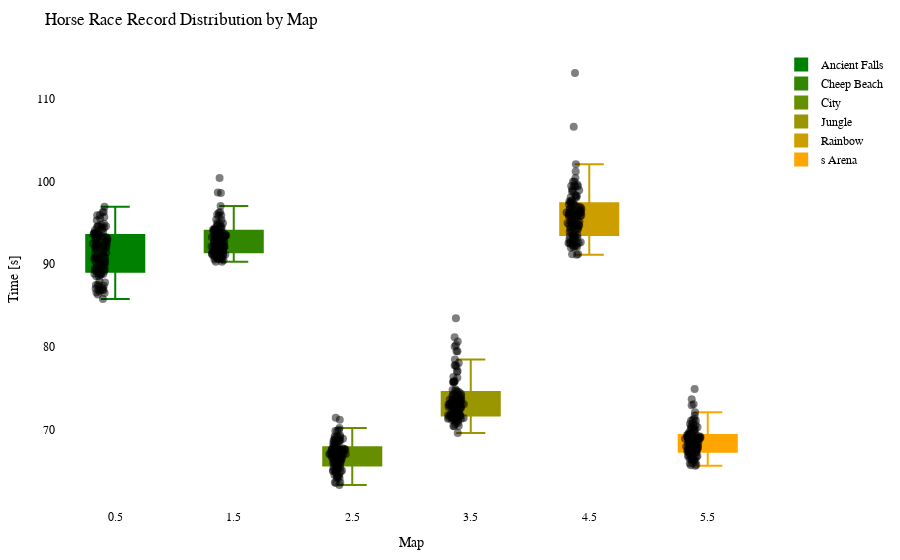

Notebook source saved alongside this figure:
### Code cell
import plotly.graph_objects as go
import plotly.io as pio

df = getRecordsDataframe(minigame="Pferderennen")

# Calculate the offset for centering the data points
num_columns = len(df.columns)
offset = 0.5

# Create a Swarm plot using Plotly
fig = go.Figure()

cmap = LinearSegmentedColormap.from_list("green_orange", ["green", "orange"])
colors = [to_hex(cmap(i / (num_columns - 1))) for i in range(num_columns)]

for i, (column, color) in enumerate(zip(df.columns, colors)):
    x_values = [i + offset] * len(df[column])  # Adjust x-values with offset for horizontal centering
    fig.add_trace(go.Box(x=x_values,
                         y=df[column],
                         name=column,
                         boxpoints='all',
                         pointpos=-0.5,  # Adjust point position to prevent overlapping
                         marker=dict(color='rgba(0,0,0,0.5)', size=8),  # Adjust marker color and size
                         line=dict(color=color),
                         fillcolor=color,
                         hovertext=df_to_html.index,
                         hoverinfo='name+text+y',
                         showlegend=True))

fig.update_layout(title="Horse Race Record Distribution by Map",
                  xaxis=dict(title="Map"),
                  yaxis=dict(title="Time [s]"),
                  showlegend=True,
                  font=dict(family="Arial", size=12, color="black"),  # Customize font
                  plot_bgcolor="white",  # Set background color
                  margin=dict(l=50, r=50, t=50, b=50),  # Adjust margins for better layout
                  )

pio.show(fig)

pio.write_html(fig, "out/pferd_swarm_plot.html")

### Figure 1 — Plotly figure (JSON) as saved in the notebook; plotly's stock layout.template omitted (floating-point values rounded to 4 significant figures)
{"data": [{"boxpoints": "all", "fillcolor": "#008000", "hoverinfo": "name+text+y", "hovertext": ["20LeRe10", "2wc", "agowskyy", "Allooy", "Anni808", "Axollotel", "bawskey", "BusinessBent", "ByNetherdude", "byTobi", "cediiiiii_10", "Chander24", "Chrisi20101", "CML_Justin", "crocodile1870", "cxl1lo", "DarkCobweb", "deadfiight", "DerBaumIstDerWeg", "Dokkkkko", "Ex4cted", "Falke23_5", "Feinberg", "ffawks", "Fflopse", "ForceFox", "Freeeedom", "frutigall", "GamemasterNiki", "GeneralEnte06", "Gerrygames", "Gobo9", "GrafikKatze", "Grapfen", "Gummibearchen", "H1ghsay", "h4nnes", "Harold_Sensemann", "HeIsJustAPoorBoy", "HerrDante", "Jan2220", "JennieKim", "jimmi1410", "JOW23", "Joy_8oy", "juvona", "KakaMC", "Kanickelul", "Keenaai", "Kokochampi", "Kokochampo", "Kopfradio", "Krusti", "Kyuudo", "La_meleagro", "LeWi_100", "Lingex", "lizsyy", "LordAlexos", "loukrativ", "Lubottus", "Luis_XYZ", "M0orey_0", "marbrueck", "Martomias", "Mincheeen", "miridis41", "MrNulfred", "Mvsk_", "myshq", "Nexilus", "Ninivee", "officialryzon", "Oronor", "PedroZockt", "Picutar", "PixlNight", "PolizeiDreamy", "Radattel", "Radiokopf", "Raefinzs", "ReichesBrot", "revolverz", "Ritokii", "Sackkerl", "SB387", "ScreamingBlatz", "Sebi1801", "Seemops_8", "Sey__", "Shiewk", "SiLoHB", "Snitcherella", "SpeckyCut", "StaudammAusHolz", "TheBreadHD", "TheFabo", "Tomiokey", "twitchparaskiill", "Txlentierter", "T_Niko_T", "Umgfoin", "WachtelWachtel", "WirdNichtGeladen", "Wissender", "xBaumeisterin", "xX_Dima_ggg_Xx6", "xX_Masha_ggg_Xx9", "yzvm", "_n3d", "_Waldi_"], "line": {"color": "#008000"}, "marker": {"color": "rgba(0,0,0,0.5)", "size": 8}, "name": "Ancient Falls", "pointpos": -0.5, "showlegend": true, "type": "box", "x": [0.5, 0.5, 0.5, 0.5, 0.5, 0.5, 0.5, 0.5, 0.5, 0.5, 0.5, 0.5, 0.5, 0.5, 0.5, 0.5, 0.5, 0.5, 0.5, 0.5, 0.5, 0.5, 0.5, 0.5, 0.5, 0.5, 0.5, 0.5, 0.5, 0.5, 0.5, 0.5, 0.5, 0.5, 0.5, 0.5, 0.5, 0.5, 0.5, 0.5, 0.5, 0.5, 0.5, 0.5, 0.5, 0.5, 0.5, 0.5, 0.5, 0.5, 0.5, 0.5, 0.5, 0.5, 0.5, 0.5, 0.5, 0.5, 0.5, 0.5, 0.5, 0.5, 0.5, 0.5, 0.5, 0.5, 0.5, 0.5, 0.5, 0.5, 0.5, 0.5, 0.5, 0.5, 0.5, 0.5, 0.5, 0.5, 0.5, 0.5, 0.5, 0.5, 0.5, 0.5, 0.5, 0.5, 0.5, 0.5, 0.5, 0.5, 0.5, 0.5, 0.5, 0.5, 0.5, 0.5, 0.5, 0.5, 0.5, 0.5, 0.5, 0.5, 0.5, 0.5, 0.5, 0.5, 0.5, 0.5, 0.5, 0.5, 0.5], "y": [null, 94.24, 94.13, 92.35, 91.55, 92.5, 88.84, 94.47, 94.6, 93.69, 86.89, 93.78, 88.84, 90.69, 89.21, 89.27, 92.11, 91.31, 90.75, 91.88, 87.98, 93.39, null, 86.34, 85.8, 95.9, 87.35, 88.8, 89.84, 87.16, 93.24, 86.57, 92.07, 90.09, 87.48, 90.82, 91.23, 94.41, 94.49, 88.84, 88.96, 93.79, 92.16, 92.16, 90.38, null, 91.01, null, 93.92, 95.7, 94.57, 93.29, 94.74, 89.34, 93.77, 88.55, 92.69, 86.52, 93.06, 96.92, 89.13, 88.55, 90.7, 92.65, 90.7, 89.76, null, 92.21, 96.29, 86.71, 91.4, 89.2, 91.3, 93.69, 87.41, 90.61, 89.83, 95.52, 93.5, 93.13, 91.06, 92.47, 94.9, 95.31, 92.24, 92.92, 92.49, null, 90.16, 87.5, 90.03, 94.57, 87.06, 95.94, 89.53, 91.97, 96.35, 90.56, 92.71, 90.39, 93.58, 86.91, 86.89, 92.89, 89.79, 88.72, 88.89, 92.0, 87.79, 86.97, 93.59]}, {"boxpoints": "all", "fillcolor": "#338700", "hoverinfo": "name+text+y", "hovertext": ["20LeRe10", "2wc", "agowskyy", "Allooy", "Anni808", "Axollotel", "bawskey", "BusinessBent", "ByNetherdude", "byTobi", "cediiiiii_10", "Chander24", "Chrisi20101", "CML_Justin", "crocodile1870", "cxl1lo", "DarkCobweb", "deadfiight", "DerBaumIstDerWeg", "Dokkkkko", "Ex4cted", "Falke23_5", "Feinberg", "ffawks", "Fflopse", "ForceFox", "Freeeedom", "frutigall", "GamemasterNiki", "GeneralEnte06", "Gerrygames", "Gobo9", "GrafikKatze", "Grapfen", "Gummibearchen", "H1ghsay", "h4nnes", "Harold_Sensemann", "HeIsJustAPoorBoy", "HerrDante", "Jan2220", "JennieKim", "jimmi1410", "JOW23", "Joy_8oy", "juvona", "KakaMC", "Kanickelul", "Keenaai", "Kokochampi", "Kokochampo", "Kopfradio", "Krusti", "Kyuudo", "La_meleagro", "LeWi_100", "Lingex", "lizsyy", "LordAlexos", "loukrativ", "Lubottus", "Luis_XYZ", "M0orey_0", "marbrueck", "Martomias", "Mincheeen", "miridis41", "MrNulfred", "Mvsk_", "myshq", "Nexilus", "Ninivee", "officialryzon", "Oronor", "PedroZockt", "Picutar", "PixlNight", "PolizeiDreamy", "Radattel", "Radiokopf", "Raefinzs", "ReichesBrot", "revolverz", "Ritokii", "Sackkerl", "SB387", "ScreamingBlatz", "Sebi1801", "Seemops_8", "Sey__", "Shiewk", "SiLoHB", "Snitcherella", "SpeckyCut", "StaudammAusHolz", "TheBreadHD", "TheFabo", "Tomiokey", "twitchparaskiill", "Txlentierter", "T_Niko_T", "Umgfoin", "WachtelWachtel", "WirdNichtGeladen", "Wissender", "xBaumeisterin", "xX_Dima_ggg_Xx6", "xX_Masha_ggg_Xx9", "yzvm", "_n3d", "_Waldi_"], "line": {"color": "#338700"}, "marker": {"color": "rgba(0,0,0,0.5)", "size": 8}, "name": "Cheep Beach", "pointpos": -0.5, "showlegend": true, "type": "box", "x": [1.5, 1.5, 1.5, 1.5, 1.5, 1.5, 1.5, 1.5, 1.5, 1.5, 1.5, 1.5, 1.5, 1.5, 1.5, 1.5, 1.5, 1.5, 1.5, 1.5, 1.5, 1.5, 1.5, 1.5, 1.5, 1.5, 1.5, 1.5, 1.5, 1.5, 1.5, 1.5, 1.5, 1.5, 1.5, 1.5, 1.5, 1.5, 1.5, 1.5, 1.5, 1.5, 1.5, 1.5, 1.5, 1.5, 1.5, 1.5, 1.5, 1.5, 1.5, 1.5, 1.5, 1.5, 1.5, 1.5, 1.5, 1.5, 1.5, 1.5, 1.5, 1.5, 1.5, 1.5, 1.5, 1.5, 1.5, 1.5, 1.5, 1.5, 1.5, 1.5, 1.5, 1.5, 1.5, 1.5, 1.5, 1.5, 1.5, 1.5, 1.5, 1.5, 1.5, 1.5, 1.5, 1.5, 1.5, 1.5, 1.5, 1.5, 1.5, 1.5, 1.5, 1.5, 1.5, 1.5, 1.5, 1.5, 1.5, 1.5, 1.5, 1.5, 1.5, 1.5, 1.5, 1.5, 1.5, 1.5, 1.5, 1.5, 1.5], "y": [null, 91.22, 92.15, 95.89, 93.21, 94.3, 91.66, 94.04, 94.93, 94.06, 90.31, 93.28, 91.45, 93.45, 91.36, 91.34, 92.25, 94.15, 92.96, 94.5, 91.43, 92.4, 96.01, 91.44, 90.28, 94.31, 90.59, 91.2, 92.78, 90.56, 91.96, 90.78, 92.24, 91.81, 90.85, 94.24, 91.63, 92.71, 94.62, 90.73, 92.14, 93.07, 93.28, 91.0, 92.57, null, 91.3, 98.66, 93.19, 95.84, 97.03, 96.26, 94.17, 91.51, 92.09, 91.17, 100.4, 90.82, 94.96, 96.22, 92.2, 91.71, 93.18, 92.9, 92.0, 92.83, 93.84, 92.81, 93.56, 90.67, 93.47, 91.99, null, 95.39, 91.11, 91.99, 92.12, 93.45, 94.51, 95.35, 93.46, 93.56, 98.61, 93.43, 93.78, 91.62, 94.01, 93.13, 91.31, 90.69, 91.24, null, 91.47, 93.28, 92.49, 93.94, 94.76, 92.67, 93.57, 94.17, 94.99, 91.09, 90.49, 92.26, 92.32, 91.04, 92.11, 94.51, 91.26, 91.24, 93.37]}, {"boxpoints": "all", "fillcolor": "#668f00", "hoverinfo": "name+text+y", "hovertext": ["20LeRe10", "2wc", "agowskyy", "Allooy", "Anni808", "Axollotel", "bawskey", "BusinessBent", "ByNetherdude", "byTobi", "cediiiiii_10", "Chander24", "Chrisi20101", "CML_Justin", "crocodile1870", "cxl1lo", "DarkCobweb", "deadfiight", "DerBaumIstDerWeg", "Dokkkkko", "Ex4cted", "Falke23_5", "Feinberg", "ffawks", "Fflopse", "ForceFox", "Freeeedom", "frutigall", "GamemasterNiki", "GeneralEnte06", "Gerrygames", "Gobo9", "GrafikKatze", "Grapfen", "Gummibearchen", "H1ghsay", "h4nnes", "Harold_Sensemann", "HeIsJustAPoorBoy", "HerrDante", "Jan2220", "JennieKim", "jimmi1410", "JOW23", "Joy_8oy", "juvona", "KakaMC", "Kanickelul", "Keenaai", "Kokochampi", "Kokochampo", "Kopfradio", "Krusti", "Kyuudo", "La_meleagro", "LeWi_100", "Lingex", "lizsyy", "LordAlexos", "loukrativ", "Lubottus", "Luis_XYZ", "M0orey_0", "marbrueck", "Martomias", "Mincheeen", "miridis41", "MrNulfred", "Mvsk_", "myshq", "Nexilus", "Ninivee", "officialryzon", "Oronor", "PedroZockt", "Picutar", "PixlNight", "PolizeiDreamy", "Radattel", "Radiokopf", "Raefinzs", "ReichesBrot", "revolverz", "Ritokii", "Sackkerl", "SB387", "ScreamingBlatz", "Sebi1801", "Seemops_8", "Sey__", "Shiewk", "SiLoHB", "Snitcherella", "SpeckyCut", "StaudammAusHolz", "TheBreadHD", "TheFabo", "Tomiokey", "twitchparaskiill", "Txlentierter", "T_Niko_T", "Umgfoin", "WachtelWachtel", "WirdNichtGeladen", "Wissender", "xBaumeisterin", "xX_Dima_ggg_Xx6", "xX_Masha_ggg_Xx9", "yzvm", "_n3d", "_Waldi_"], "line": {"color": "#668f00"}, "marker": {"color": "rgba(0,0,0,0.5)", "size": 8}, "name": "City", "pointpos": -0.5, "showlegend": true, "type": "box", "x": [2.5, 2.5, 2.5, 2.5, 2.5, 2.5, 2.5, 2.5, 2.5, 2.5, 2.5, 2.5, 2.5, 2.5, 2.5, 2.5, 2.5, 2.5, 2.5, 2.5, 2.5, 2.5, 2.5, 2.5, 2.5, 2.5, 2.5, 2.5, 2.5, 2.5, 2.5, 2.5, 2.5, 2.5, 2.5, 2.5, 2.5, 2.5, 2.5, 2.5, 2.5, 2.5, 2.5, 2.5, 2.5, 2.5, 2.5, 2.5, 2.5, 2.5, 2.5, 2.5, 2.5, 2.5, 2.5, 2.5, 2.5, 2.5, 2.5, 2.5, 2.5, 2.5, 2.5, 2.5, 2.5, 2.5, 2.5, 2.5, 2.5, 2.5, 2.5, 2.5, 2.5, 2.5, 2.5, 2.5, 2.5, 2.5, 2.5, 2.5, 2.5, 2.5, 2.5, 2.5, 2.5, 2.5, 2.5, 2.5, 2.5, 2.5, 2.5, 2.5, 2.5, 2.5, 2.5, 2.5, 2.5, 2.5, 2.5, 2.5, 2.5, 2.5, 2.5, 2.5, 2.5, 2.5, 2.5, 2.5, 2.5, 2.5, 2.5], "y": [null, 67.09, 69.12, 67.01, 66.19, 68.41, 65.8, 67.88, 71.21, 68.03, 63.66, 69.07, 64.92, 67.17, 65.52, 65.37, 66.95, 68.0, 67.51, 67.65, 65.29, 66.71, 69.0, 63.58, 63.32, 66.48, 65.46, 66.26, 67.04, 64.64, 66.84, 64.39, 65.57, 66.71, 65.07, 67.42, 65.7, 68.11, 67.77, 64.17, 67.29, 67.49, 68.67, 65.97, 66.68, null, 65.2, 66.45, 67.56, 69.2, 68.69, 68.78, 66.35, 65.36, 67.16, 65.48, 69.24, 64.17, 66.05, null, 64.99, 67.52, 68.36, 67.62, 66.68, 66.22, 67.7, 67.29, 68.76, 64.48, 67.76, 66.94, null, 67.35, 64.83, 68.21, 67.1, 66.94, 68.65, 68.81, 66.89, 65.1, 69.3, 67.61, 66.97, 67.19, 66.15, 67.39, 65.91, 64.53, 66.61, 71.45, 66.39, 68.68, 67.46, 69.99, 69.89, 67.18, 67.1, null, 70.23, 65.12, 64.31, 67.77, 66.52, 67.67, 67.07, 68.91, 63.62, 65.0, 69.86]}, {"boxpoints": "all", "fillcolor": "#999600", "hoverinfo": "name+text+y", "hovertext": ["20LeRe10", "2wc", "agowskyy", "Allooy", "Anni808", "Axollotel", "bawskey", "BusinessBent", "ByNetherdude", "byTobi", "cediiiiii_10", "Chander24", "Chrisi20101", "CML_Justin", "crocodile1870", "cxl1lo", "DarkCobweb", "deadfiight", "DerBaumIstDerWeg", "Dokkkkko", "Ex4cted", "Falke23_5", "Feinberg", "ffawks", "Fflopse", "ForceFox", "Freeeedom", "frutigall", "GamemasterNiki", "GeneralEnte06", "Gerrygames", "Gobo9", "GrafikKatze", "Grapfen", "Gummibearchen", "H1ghsay", "h4nnes", "Harold_Sensemann", "HeIsJustAPoorBoy", "HerrDante", "Jan2220", "JennieKim", "jimmi1410", "JOW23", "Joy_8oy", "juvona", "KakaMC", "Kanickelul", "Keenaai", "Kokochampi", "Kokochampo", "Kopfradio", "Krusti", "Kyuudo", "La_meleagro", "LeWi_100", "Lingex", "lizsyy", "LordAlexos", "loukrativ", "Lubottus", "Luis_XYZ", "M0orey_0", "marbrueck", "Martomias", "Mincheeen", "miridis41", "MrNulfred", "Mvsk_", "myshq", "Nexilus", "Ninivee", "officialryzon", "Oronor", "PedroZockt", "Picutar", "PixlNight", "PolizeiDreamy", "Radattel", "Radiokopf", "Raefinzs", "ReichesBrot", "revolverz", "Ritokii", "Sackkerl", "SB387", "ScreamingBlatz", "Sebi1801", "Seemops_8", "Sey__", "Shiewk", "SiLoHB", "Snitcherella", "SpeckyCut", "StaudammAusHolz", "TheBreadHD", "TheFabo", "Tomiokey", "twitchparaskiill", "Txlentierter", "T_Niko_T", "Umgfoin", "WachtelWachtel", "WirdNichtGeladen", "Wissender", "xBaumeisterin", "xX_Dima_ggg_Xx6", "xX_Masha_ggg_Xx9", "yzvm", "_n3d", "_Waldi_"], "line": {"color": "#999600"}, "marker": {"color": "rgba(0,0,0,0.5)", "size": 8}, "name": "Jungle", "pointpos": -0.5, "showlegend": true, "type": "box", "x": [3.5, 3.5, 3.5, 3.5, 3.5, 3.5, 3.5, 3.5, 3.5, 3.5, 3.5, 3.5, 3.5, 3.5, 3.5, 3.5, 3.5, 3.5, 3.5, 3.5, 3.5, 3.5, 3.5, 3.5, 3.5, 3.5, 3.5, 3.5, 3.5, 3.5, 3.5, 3.5, 3.5, 3.5, 3.5, 3.5, 3.5, 3.5, 3.5, 3.5, 3.5, 3.5, 3.5, 3.5, 3.5, 3.5, 3.5, 3.5, 3.5, 3.5, 3.5, 3.5, 3.5, 3.5, 3.5, 3.5, 3.5, 3.5, 3.5, 3.5, 3.5, 3.5, 3.5, 3.5, 3.5, 3.5, 3.5, 3.5, 3.5, 3.5, 3.5, 3.5, 3.5, 3.5, 3.5, 3.5, 3.5, 3.5, 3.5, 3.5, 3.5, 3.5, 3.5, 3.5, 3.5, 3.5, 3.5, 3.5, 3.5, 3.5, 3.5, 3.5, 3.5, 3.5, 3.5, 3.5, 3.5, 3.5, 3.5, 3.5, 3.5, 3.5, 3.5, 3.5, 3.5, 3.5, 3.5, 3.5, 3.5, 3.5, 3.5], "y": [null, 80.23, 79.48, 77.82, 72.67, 77.02, 75.75, null, 75.78, 73.7, 70.47, 74.11, 71.91, 73.09, 71.41, 71.7, 73.52, 73.04, 72.73, 72.96, 71.81, 74.86, 76.37, 71.15, 69.62, 73.14, 71.1, 73.03, 71.99, 70.97, 73.78, 71.34, 71.44, 71.78, 71.27, 73.23, 71.43, 75.89, 76.3, 71.34, 72.9, 72.54, 73.39, 71.87, 74.35, 78.5, 71.45, null, 72.46, 74.59, null, 74.57, 73.59, 73.23, 73.61, 70.45, 74.35, 70.85, 77.64, null, 71.6, 72.38, 73.1, 72.9, 72.77, 72.34, 80.67, 72.6, 73.65, 70.44, 79.5, 72.58, 73.04, 75.81, 70.69, 73.49, 72.76, 73.62, 77.1, 73.82, 73.09, 74.15, 77.78, 83.47, 73.39, 74.81, 74.04, null, 71.79, 71.72, 71.55, null, 71.55, 78.07, 71.65, 74.75, null, 73.83, 81.18, null, 80.05, 71.77, 71.19, 72.72, 71.63, 71.72, 71.87, 72.87, 71.44, 71.25, 75.8]}, {"boxpoints": "all", "fillcolor": "#cc9e00", "hoverinfo": "name+text+y", "hovertext": ["20LeRe10", "2wc", "agowskyy", "Allooy", "Anni808", "Axollotel", "bawskey", "BusinessBent", "ByNetherdude", "byTobi", "cediiiiii_10", "Chander24", "Chrisi20101", "CML_Justin", "crocodile1870", "cxl1lo", "DarkCobweb", "deadfiight", "DerBaumIstDerWeg", "Dokkkkko", "Ex4cted", "Falke23_5", "Feinberg", "ffawks", "Fflopse", "ForceFox", "Freeeedom", "frutigall", "GamemasterNiki", "GeneralEnte06", "Gerrygames", "Gobo9", "GrafikKatze", "Grapfen", "Gummibearchen", "H1ghsay", "h4nnes", "Harold_Sensemann", "HeIsJustAPoorBoy", "HerrDante", "Jan2220", "JennieKim", "jimmi1410", "JOW23", "Joy_8oy", "juvona", "KakaMC", "Kanickelul", "Keenaai", "Kokochampi", "Kokochampo", "Kopfradio", "Krusti", "Kyuudo", "La_meleagro", "LeWi_100", "Lingex", "lizsyy", "LordAlexos", "loukrativ", "Lubottus", "Luis_XYZ", "M0orey_0", "marbrueck", "Martomias", "Mincheeen", "miridis41", "MrNulfred", "Mvsk_", "myshq", "Nexilus", "Ninivee", "officialryzon", "Oronor", "PedroZockt", "Picutar", "PixlNight", "PolizeiDreamy", "Radattel", "Radiokopf", "Raefinzs", "ReichesBrot", "revolverz", "Ritokii", "Sackkerl", "SB387", "ScreamingBlatz", "Sebi1801", "Seemops_8", "Sey__", "Shiewk", "SiLoHB", "Snitcherella", "SpeckyCut", "StaudammAusHolz", "TheBreadHD", "TheFabo", "Tomiokey", "twitchparaskiill", "Txlentierter", "T_Niko_T", "Umgfoin", "WachtelWachtel", "WirdNichtGeladen", "Wissender", "xBaumeisterin", "xX_Dima_ggg_Xx6", "xX_Masha_ggg_Xx9", "yzvm", "_n3d", "_Waldi_"], "line": {"color": "#cc9e00"}, "marker": {"color": "rgba(0,0,0,0.5)", "size": 8}, "name": "Rainbow", "pointpos": -0.5, "showlegend": true, "type": "box", "x": [4.5, 4.5, 4.5, 4.5, 4.5, 4.5, 4.5, 4.5, 4.5, 4.5, 4.5, 4.5, 4.5, 4.5, 4.5, 4.5, 4.5, 4.5, 4.5, 4.5, 4.5, 4.5, 4.5, 4.5, 4.5, 4.5, 4.5, 4.5, 4.5, 4.5, 4.5, 4.5, 4.5, 4.5, 4.5, 4.5, 4.5, 4.5, 4.5, 4.5, 4.5, 4.5, 4.5, 4.5, 4.5, 4.5, 4.5, 4.5, 4.5, 4.5, 4.5, 4.5, 4.5, 4.5, 4.5, 4.5, 4.5, 4.5, 4.5, 4.5, 4.5, 4.5, 4.5, 4.5, 4.5, 4.5, 4.5, 4.5, 4.5, 4.5, 4.5, 4.5, 4.5, 4.5, 4.5, 4.5, 4.5, 4.5, 4.5, 4.5, 4.5, 4.5, 4.5, 4.5, 4.5, 4.5, 4.5, 4.5, 4.5, 4.5, 4.5, 4.5, 4.5, 4.5, 4.5, 4.5, 4.5, 4.5, 4.5, 4.5, 4.5, 4.5, 4.5, 4.5, 4.5, 4.5, 4.5, 4.5, 4.5, 4.5, 4.5], "y": [null, 92.65, 98.92, 99.94, 95.79, 95.75, 97.17, 98.33, 99.41, 94.79, 91.15, 99.39, 93.92, 96.53, 92.89, 95.38, 94.8, 96.25, 94.24, 96.36, 92.97, 95.92, 96.25, 92.04, 91.24, 93.53, 92.21, 94.87, 94.84, 93.84, 95.22, 91.19, 92.56, 93.32, 93.03, 97.51, 93.34, 96.19, 97.01, 92.29, 95.17, 96.84, 96.11, 92.56, 97.39, 113.1, 93.19, null, 95.21, 99.54, 97.61, 98.25, 96.64, 96.03, 96.04, 92.1, 102.1, 92.17, 101.2, null, 94.57, 96.48, 96.23, 96.16, 95.29, 96.46, 95.87, 94.67, 96.91, 92.63, 98.17, 96.62, null, 97.45, 91.98, 96.17, 93.0, 96.28, 99.06, 98.77, 97.25, 94.31, 99.99, 96.72, 95.82, 95.19, 96.92, 97.72, 94.46, 93.57, 93.34, 106.6, 92.56, 98.8, 94.43, 99.59, 98.07, 98.08, 95.88, 92.5, 99.45, 94.99, 92.57, 95.09, 94.31, 94.19, 94.68, 100.4, 93.47, 93.46, 97.44]}, {"boxpoints": "all", "fillcolor": "#ffa500", "hoverinfo": "name+text+y", "hovertext": ["20LeRe10", "2wc", "agowskyy", "Allooy", "Anni808", "Axollotel", "bawskey", "BusinessBent", "ByNetherdude", "byTobi", "cediiiiii_10", "Chander24", "Chrisi20101", "CML_Justin", "crocodile1870", "cxl1lo", "DarkCobweb", "deadfiight", "DerBaumIstDerWeg", "Dokkkkko", "Ex4cted", "Falke23_5", "Feinberg", "ffawks", "Fflopse", "ForceFox", "Freeeedom", "frutigall", "GamemasterNiki", "GeneralEnte06", "Gerrygames", "Gobo9", "GrafikKatze", "Grapfen", "Gummibearchen", "H1ghsay", "h4nnes", "Harold_Sensemann", "HeIsJustAPoorBoy", "HerrDante", "Jan2220", "JennieKim", "jimmi1410", "JOW23", "Joy_8oy", "juvona", "KakaMC", "Kanickelul", "Keenaai", "Kokochampi", "Kokochampo", "Kopfradio", "Krusti", "Kyuudo", "La_meleagro", "LeWi_100", "Lingex", "lizsyy", "LordAlexos", "loukrativ", "Lubottus", "Luis_XYZ", "M0orey_0", "marbrueck", "Martomias", "Mincheeen", "miridis41", "MrNulfred", "Mvsk_", "myshq", "Nexilus", "Ninivee", "officialryzon", "Oronor", "PedroZockt", "Picutar", "PixlNight", "PolizeiDreamy", "Radattel", "Radiokopf", "Raefinzs", "ReichesBrot", "revolverz", "Ritokii", "Sackkerl", "SB387", "ScreamingBlatz", "Sebi1801", "Seemops_8", "Sey__", "Shiewk", "SiLoHB", "Snitcherella", "SpeckyCut", "StaudammAusHolz", "TheBreadHD", "TheFabo", "Tomiokey", "twitchparaskiill", "Txlentierter", "T_Niko_T", "Umgfoin", "WachtelWachtel", "WirdNichtGeladen", "Wissender", "xBaumeisterin", "xX_Dima_ggg_Xx6", "xX_Masha_ggg_Xx9", "yzvm", "_n3d", "_Waldi_"], "line": {"color": "#ffa500"}, "marker": {"color": "rgba(0,0,0,0.5)", "size": 8}, "name": "s Arena", "pointpos": -0.5, "showlegend": true, "type": "box", "x": [5.5, 5.5, 5.5, 5.5, 5.5, 5.5, 5.5, 5.5, 5.5, 5.5, 5.5, 5.5, 5.5, 5.5, 5.5, 5.5, 5.5, 5.5, 5.5, 5.5, 5.5, 5.5, 5.5, 5.5, 5.5, 5.5, 5.5, 5.5, 5.5, 5.5, 5.5, 5.5, 5.5, 5.5, 5.5, 5.5, 5.5, 5.5, 5.5, 5.5, 5.5, 5.5, 5.5, 5.5, 5.5, 5.5, 5.5, 5.5, 5.5, 5.5, 5.5, 5.5, 5.5, 5.5, 5.5, 5.5, 5.5, 5.5, 5.5, 5.5, 5.5, 5.5, 5.5, 5.5, 5.5, 5.5, 5.5, 5.5, 5.5, 5.5, 5.5, 5.5, 5.5, 5.5, 5.5, 5.5, 5.5, 5.5, 5.5, 5.5, 5.5, 5.5, 5.5, 5.5, 5.5, 5.5, 5.5, 5.5, 5.5, 5.5, 5.5, 5.5, 5.5, 5.5, 5.5, 5.5, 5.5, 5.5, 5.5, 5.5, 5.5, 5.5, 5.5, 5.5, 5.5, 5.5, 5.5, 5.5, 5.5, 5.5, 5.5], "y": [null, 68.03, 69.18, 71.21, 68.9, 69.14, 68.82, 69.2, 70.39, 69.33, 65.72, 68.11, 67.84, 68.65, 67.6, 67.31, 66.84, 69.07, 69.54, 68.36, 66.56, 67.78, 72.97, 66.03, 65.94, 71.09, 66.82, 68.57, 68.64, 66.36, 67.25, 65.67, 67.56, 67.41, 66.9, 69.21, 67.28, 68.14, 68.84, 66.78, 69.03, 68.39, 68.92, 67.27, 68.82, 73.09, 67.65, 73.68, 68.12, 70.0, 69.61, 70.78, 67.85, 67.86, 67.17, 68.91, null, 66.42, 71.7, 74.93, 66.76, 67.28, 69.23, 67.97, 67.73, 67.36, 69.24, 69.57, 68.61, 66.16, 70.28, 68.95, 70.31, 69.98, 65.77, 67.75, 68.98, 68.86, 70.1, 70.17, 69.41, 69.37, 71.32, 68.66, 69.41, 67.96, 68.19, 68.39, 66.47, 68.08, 67.25, 72.12, 67.49, 70.45, 69.01, 70.57, 71.08, 67.65, 69.34, 67.29, 70.71, 66.97, 66.35, 67.97, 67.41, 68.21, 68.84, 69.75, 66.69, 66.93, 69.02]}], "layout": {"font": {"color": "black", "family": "Arial", "size": 12}, "margin": {"b": 50, "l": 50, "r": 50, "t": 50}, "plot_bgcolor": "white", "showlegend": true, "title": {"text": "Horse Race Record Distribution by Map"}, "xaxis": {"title": {"text": "Map"}}, "yaxis": {"title": {"text": "Time [s]"}}}}
